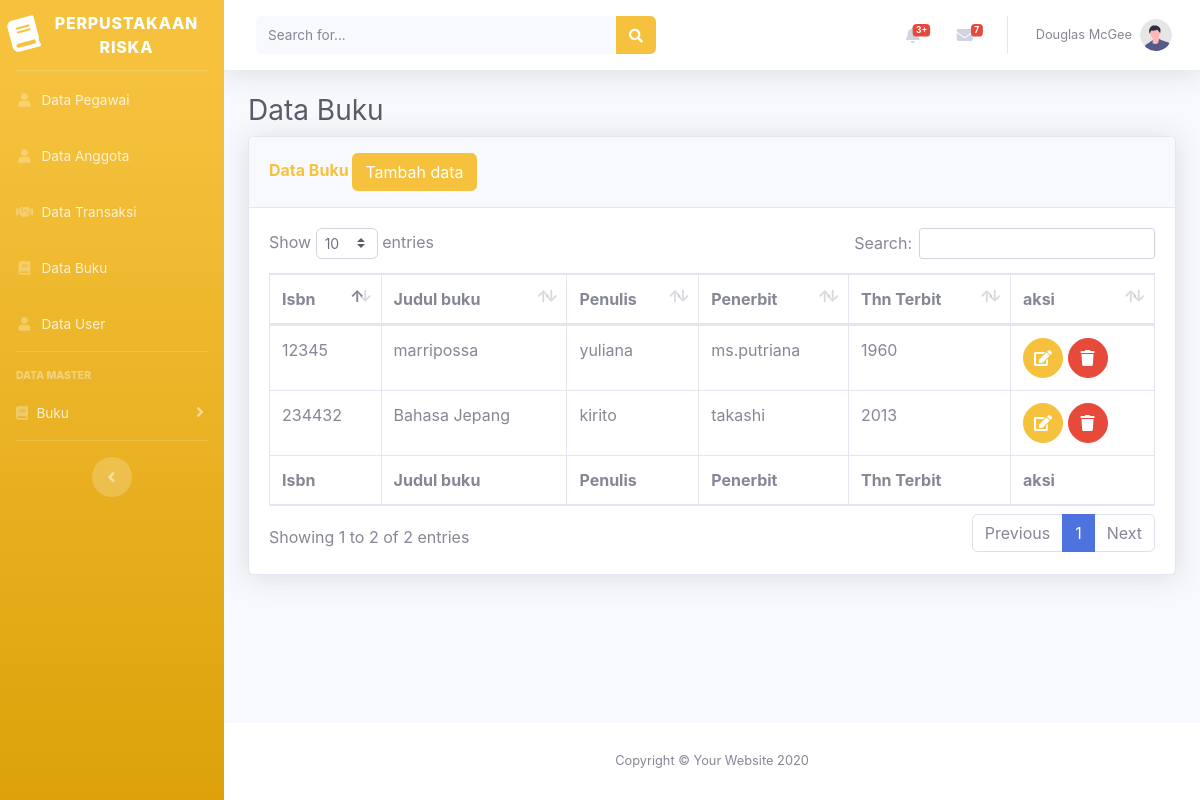
Page /perpustakaan_riska/beranda.php?page=buku on the committed database.
### tables this page shows
CREATE TABLE `tabel_buku` (
  `id` int(11) NOT NULL,
  `isbn` varchar(7) NOT NULL,
  `nama_buku` varchar(30) NOT NULL,
  `penulis` varchar(50) NOT NULL,
  `penerbit` varchar(50) NOT NULL,
  `tahun_terbit` year(4) NOT NULL
);

### perpustakaan_riska/views/buku/buku.php (the view)
<div class="container-fluid">
    <h1 class="h3 mb-2 text-gray-800">Data Buku</h1>
    <div class="card shadow mb-4">
        <div class="card-header py-3">
            <h6 class="m-0 font-weight-bold text-warning">Data Buku
                <a href="beranda.php?page=buku&aksi=add">
                    <button class="btn btn-warning">Tambah data</button>
                </a> </h6>
        </div>
        <div class="card-body">
            <div class="table-responsive">
                <table class="table table-bordered" id="dataTable" width="100%" cellspacing="0">
                    <thead>
                        <tr>
                            <th>Isbn</th>
                            <th>Judul buku</th>
                            <th>Penulis</th>
                            <th>Penerbit</th>
                            <th>Thn Terbit</th>
                            <th>aksi</th>
                        </tr>
                    </thead>
                    <tfoot>
                        <tr>
                            <th>Isbn</th>
                            <th>Judul buku</th>
                            <th>Penulis</th>
                            <th>Penerbit</th>
                            <th>Thn Terbit</th>
                            <th>aksi</th>
                        </tr>
                    </tfoot>
                    <tbody>
                        <?php
                                            $sql = "select * from tabel_buku";
                                            $show = $db->query($sql);
                                            foreach ($show as $agt):
                                       ?>
                        <tr>
                            <td><?php echo $agt["isbn"]?></td>
                            <td><?php echo $agt["nama_buku"]?></td>
                            <td><?php echo $agt["penulis"]?></td>
                            <td><?php echo $agt["penerbit"]?></td>
                            <td><?php echo $agt["tahun_terbit"]?></td>
                            <td>
                                <a href="beranda.php?page=buku&aksi=edit&id=<?php echo $agt['id_buku']?>"
                                    class="btn btn-warning btn-circle">
                                    <i class="fas fa-edit"></i>
                                </a>
                                <a href="model/buku/prosesdeletebuku.php?id=<?php echo $agt['id_buku']?>"
                                    class="btn btn-danger btn-circle">
                                    <i class="fas fa-trash"></i>
                                </a>
                            </td>
                            </tr>
                            <?php endforeach ; ?>
                    </tbody>
                </table>
            </div>
        </div>
    </div>
</div>

### rows in the picture
tabel_buku: isbn "12345", nama_buku "marripossa", penulis "yuliana", penerbit "ms.putriana", tahun_terbit "1960"
tabel_buku: isbn "234432", nama_buku "Bahasa Jepang", penulis "kirito", penerbit "takashi", tahun_terbit "2013"
